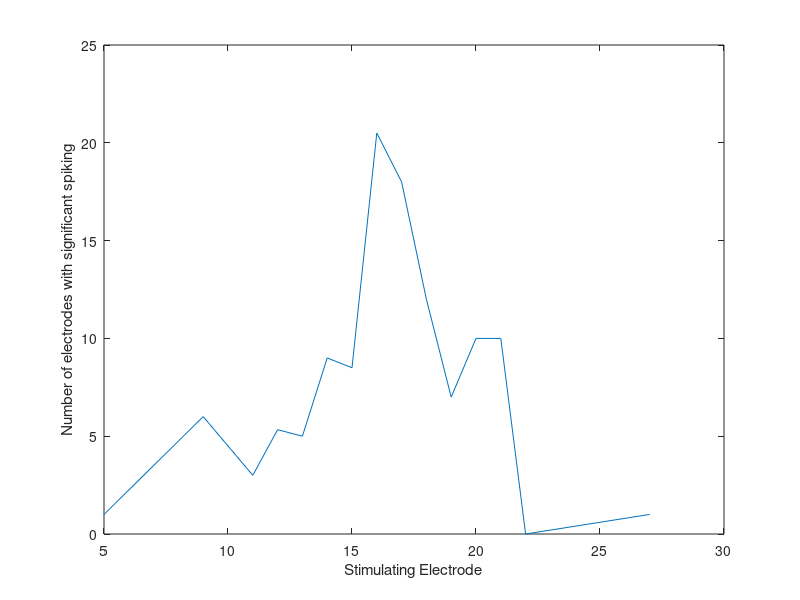
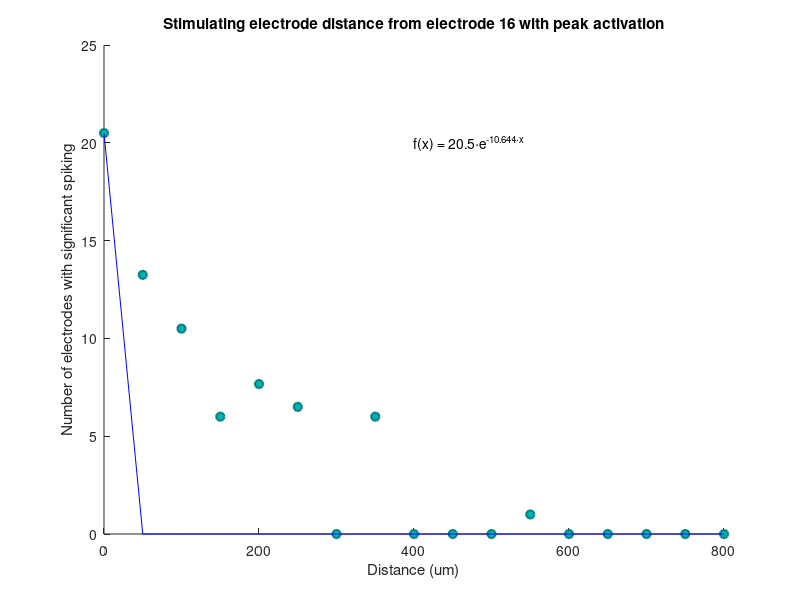

Recreate these plots in MATLAB, in order.
function [B, x, f]=equationregression

load('overallsigstim.mat','numsigchn','stimelectrodes')
avgnum=numsigchn./stimelectrodes;

elect=find(~isnan(avgnum));
maxelect=find(avgnum==nanmax(avgnum));
endfrompeak=avgnum(maxelect:end);
beginfrompeak=[NaN; flipud(avgnum(1:maxelect-1))];
if length(endfrompeak)>length(beginfrompeak)
    diff=length(endfrompeak)-length(beginfrompeak);
    beginfrompeak=[beginfrompeak; NaN(diff,1)];
elseif length(endfrompeak)<length(beginfrompeak)
    diff=length(beginfrompeak)-length(endfrompeak);
    endfrompeak=[endfrompeak; NaN(diff,1)];
end
distfrompeak=nansum([beginfrompeak endfrompeak],2);
equal=find((~isnan(beginfrompeak)==~isnan(endfrompeak)));
equal=intersect(find(~isnan(endfrompeak)==1),equal);
distfrompeak(equal,:)=distfrompeak(equal,:)./2;
avgnum(isnan(avgnum))=[];
x=[0 50.*(1:(length(distfrompeak)-1))];
figure
plot(elect,avgnum)
xlabel('Stimulating Electrode')
ylabel('Number of electrodes with significant spiking')

% figure
% plot(x, distfrompeak)
% title(['Distance from electrode ' num2str(maxelect) ' with peak activation'])


f = @(b,x) b(1).*exp(b(2).*x);                                     % Objective Function
B = fminsearch(@(b) (sum((distfrompeak' - f(b,x)).^2)), [-10; 0]);                % Estimate Parameters
figure
scatter(x, distfrompeak,'MarkerEdgeColor',[0 .5 .5],'MarkerFaceColor',[0 .7 .7],'LineWidth',1.5)
hold on
plot(x, f(B,x'), '-b')
hold off
xlabel('Distance (um)')
ylabel('Number of electrodes with significant spiking')
text(400, 20, sprintf('f(x) = %.1f\\cdote^{%.3f\\cdotx}%+.1f', B))
title(['Stimulating electrode distance from electrode ' num2str(maxelect) ' with peak activation'])

end

